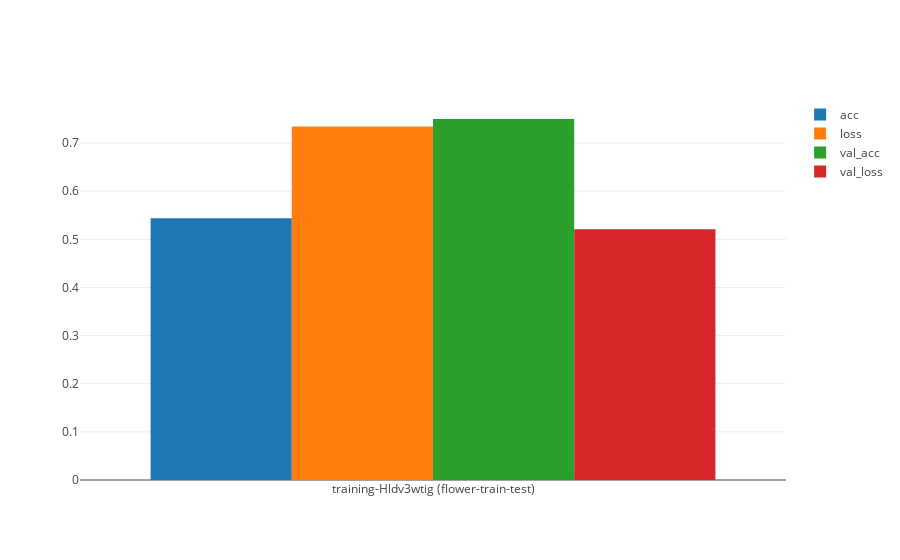

The notebook cell this image was saved under:
### Markdown cell above
Visualize metrics data using grouped bar chart.

### Code cell
data = []

for i in list(pd.unique(metrics_df['METRIC NAME'])):
    data.append(go.Bar(x=metrics_df[metrics_df['METRIC NAME'].isin([i])]['GUID'] + ' (' + metrics_df[metrics_df['METRIC NAME'].isin([i])]['NAME'] + ')', y=metrics_df[metrics_df['METRIC NAME'].isin([i])]['METRIC VALUE'], name=i))


layout = go.Layout(
    barmode='group'
)

fig = go.Figure(data=data, layout=layout)

iplot(fig)

### Figure 1 — Plotly figure (JSON) as saved in the notebook; plotly's stock layout.template omitted (floating-point values rounded to 4 significant figures)
{"data": [{"name": "acc", "type": "bar", "uid": "1547af98-a7fb-11e8-90c3-f45c89bf2fd7", "x": ["training-Hldv3wtig (flower-train-test)"], "y": [0.5437]}, {"name": "loss", "type": "bar", "uid": "154a60a8-a7fb-11e8-8879-f45c89bf2fd7", "x": ["training-Hldv3wtig (flower-train-test)"], "y": [0.7343]}, {"name": "val_acc", "type": "bar", "uid": "154a63fa-a7fb-11e8-aa10-f45c89bf2fd7", "x": ["training-Hldv3wtig (flower-train-test)"], "y": [0.75]}, {"name": "val_loss", "type": "bar", "uid": "154a65f8-a7fb-11e8-b54f-f45c89bf2fd7", "x": ["training-Hldv3wtig (flower-train-test)"], "y": [0.521]}], "layout": {"barmode": "group"}}
